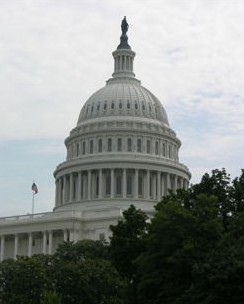
#> input picture Assignments/cv_assignment/images/blur.jpeg, 244 x 304 px, found by its file name
$ python Q1_filled_square.py
#> lines starting #> are read from the running program, lines starting #| are printed output that depends on the picture; after the words box and inside, x2 and y2 are one past the last pixel; in counts of white or black regions, pixels touching at a corner belong together
import numpy as np
import math as m
import matplotlib.pyplot as plt
import cv2

image = plt.imread('images/blur.jpeg')
#> image is the input picture: shape (304, 244, 3); mean R, G, B 137.4, 141.7, 138.6
plt.imshow(image)
plt.show()

image1 = np.copy(image)
i,j,l = 100, 100, 100
image1[i:i+j, j:j+l] = [255,0,0]
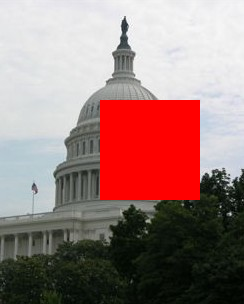
#> image1: shape (304, 244, 3); 13.48% of pixels changed, all inside (x1, y1, x2, y2) = (100, 100, 200, 200)
plt.imshow(image1)
plt.show()
